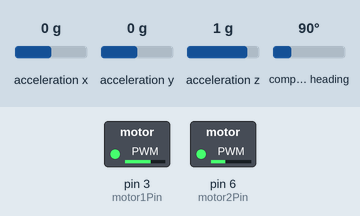
Bench run of a sketch on a simulated Arduino Uno, built with avr-gcc and run on an emulated ATmega328P. Shown: switched loads named in the sketch (green lamp = pin HIGH). Inputs (shaded band) come from the test bench; at power-on: compass heading 90°, acceleration x 0 g, acceleration z 1 g, acceleration y 0 g.

Above: at 1.2 s.
1.3 s: compass heading set to 352°
4.3 s: acceleration x set to -1.4 g
5.8 s: acceleration x set to 0.8 g
8.8 s: acceleration x set to -0.8 g
11.8 s: acceleration z set to 0.1 g
13.3 s: acceleration z set to -0.2 g
Timing chart, 0 to 35.3 s (numbered marks = the images above; inputs shaded):
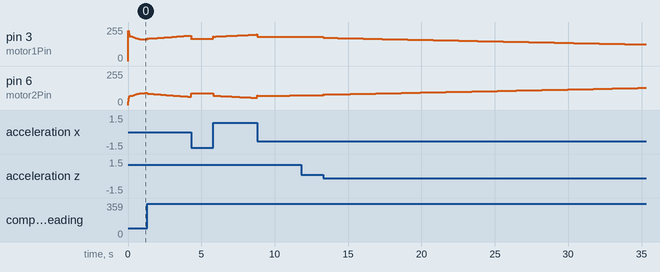

Measured:
- after the input at 11.8 s, every drawn part: stays the same

The sketch:

tvccode.ino
```cpp
#include <Wire.h>
#include <Adafruit_Sensor.h>
#include <Adafruit_BNO055.h>

// Define motor pins
const int motor1Pin = 3;
const int motor2Pin = 6;

// Define PID constants
const float Kp = 1.2;
const float Ki = 0.40;
const float Kd = 0.002;

// Define Kalman filter variables
float angle;
float bias = 0.0;
float P[2][2] = {{1, 0}, {0, 1}};
const float Q_angle = 0.001;
const float R_measure = 0.03;
// define other variables
unsigned long prevTime = 0;
float dt = 0.02;
float integral = 0.0;
float prev_error = 0.0;
float target_angle = 0.0;

Adafruit_BNO055 imu = Adafruit_BNO055();

void setup() {
  Serial.begin(115200);

  // Initialize IMU
  if(!imu.begin())
  {
    Serial.println("IMU not initialized");
    while(1);
  }
  pinMode(motor1Pin, OUTPUT);
  pinMode(motor2Pin, OUTPUT);
}

void loop() {
  // time since last loop
  unsigned long currentTime = millis();
  float elapsedTime = (currentTime - prevTime) / 1000.0;
  prevTime = currentTime;

  // IMU data
  sensors_event_t event;
  imu.getEvent(&event);
  float accel_angle = atan2(event.acceleration.y, event.acceleration.z) * RAD_TO_DEG;

  // Kalman filter
  float Pdot[4] = {0, 0, 0, 0};
  float x[2] = {0, 0};

  // Predict
  x[0] += dt * (event.gyro.x - bias);
  x[1] += dt * Q_angle;
  P[0][0] += dt * (dt * P[1][1] - P[0][1] - P[1][0] + Q_angle);
  P[0][1] -= dt * P[1][1];
  P[1][0] -= dt * P[1][1];
  P[1][1] += dt * R_measure;

  // Update
  float y = accel_angle - x[0];
  float S = P[0][0] + R_measure;
  float K[2] = {P[0][0] / S, P[1][0] / S};

  x[0] += K[0] * y;
  x[1] += K[1] * y;
  P[0][0] -= K[0] * P[0][0];
  P[0][1] -= K[0] * P[0][1];
  P[1][0] -= K[1] * P[0][0];
  P[1][1] -= K[1] * P[0][1];

  // PID control
  float error = x[0] - target_angle;
  integral += error * elapsedTime;
  float derivative = (error - prev_error) / elapsedTime;
  float pid_output = Kp * error + Ki * integral + Kd * derivative;


  int motorSpeed1 = 127 + pid_output;
  int motorSpeed2 = 127 - pid_output;


  analogWrite(motor1Pin, motorSpeed1);
  analogWrite(motor2Pin, motorSpeed2);


  prev_error = error;

  delay(20);
}
```
